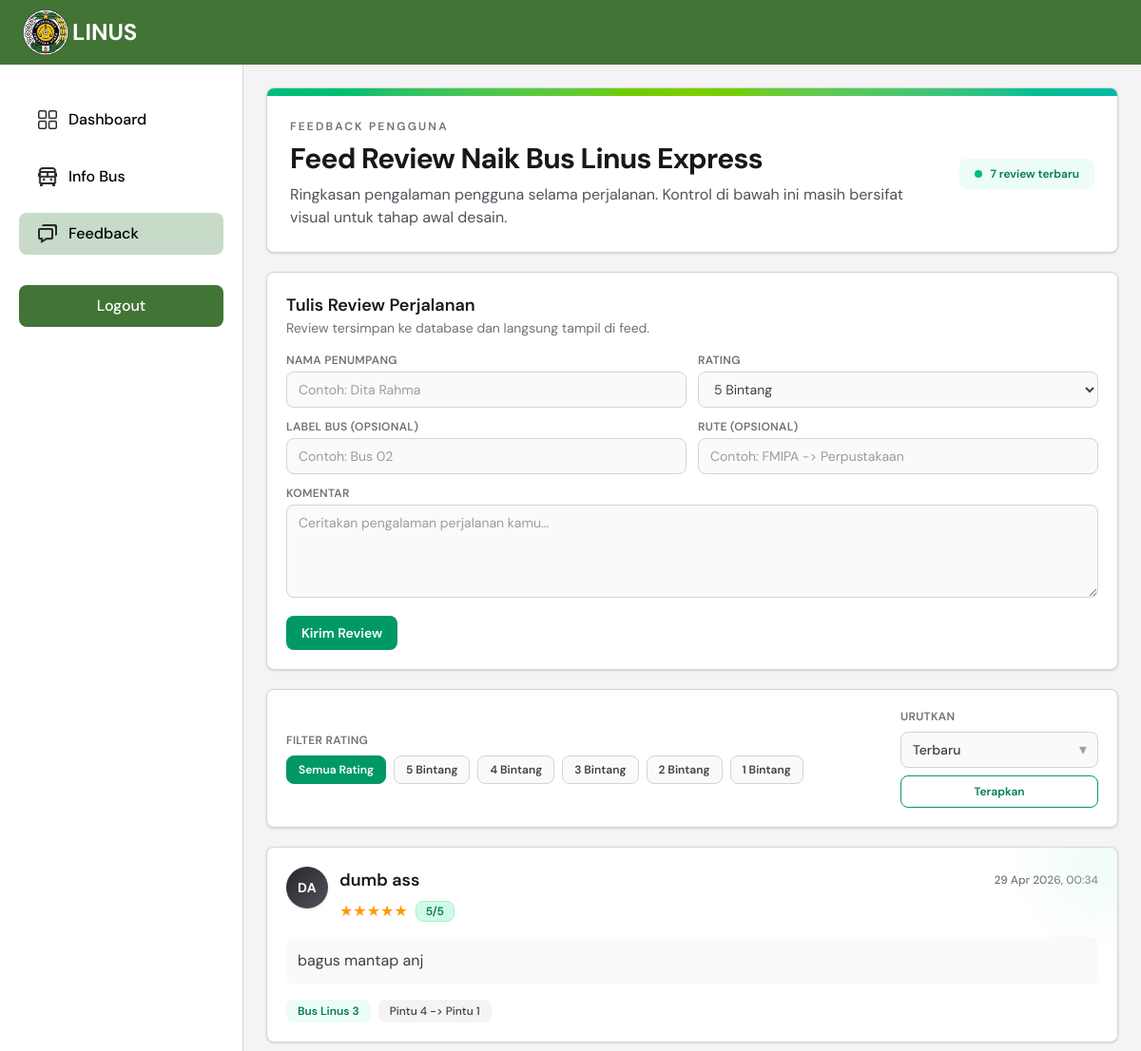
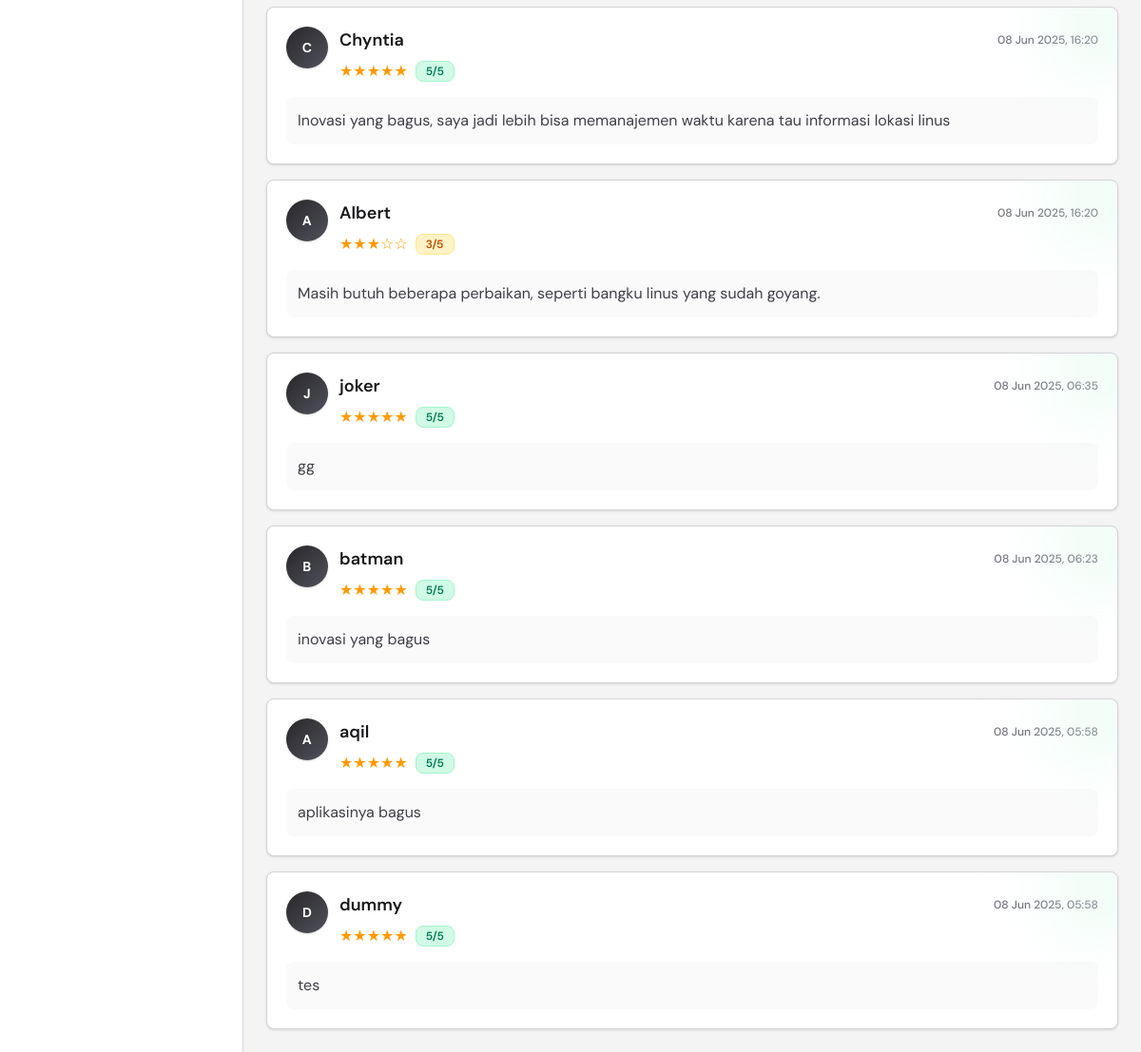
Page /feedback (signed in) on the committed database (2 pictures, top to bottom).
### tables this page shows
CREATE TABLE `feedback` (
  `id_feedback` int NOT NULL,
  `username` varchar(30) DEFAULT NULL,
  `comment` text,
  `rating` int DEFAULT NULL,
  `date` datetime DEFAULT CURRENT_TIMESTAMP,
  `bus_label` varchar(50) NOT NULL,
  `route_label` varchar(100) NOT NULL
);

### logic/feedback.php (called while the page is built, shortened)
<?php
if (!function_exists('feedback_fetch_reviews')) {
    function feedback_fetch_reviews(mysqli $conn, string $ratingFilter, string $sort): array
    {
        $normalizedSort = $sort;
        $orderBy = 'date DESC';
        $ratingValue = null;
        $sql = 'SELECT id_feedback, username, comment, rating, date, bus_label, route_label FROM feedback';
        $sql .= ' ORDER BY ' . $orderBy;
        $stmt = mysqli_prepare($conn, $sql);
        if (!mysqli_stmt_execute($stmt)) {
            error_log('Feedback list execute failed: ' . mysqli_error($conn));
            mysqli_stmt_close($stmt);
            return [];
        }
        $result = mysqli_stmt_get_result($stmt);
        $reviews = [];
        if ($result) {
            while ($row = mysqli_fetch_assoc($result)) {
                $reviews[] = $row;
            }
        }
        return $reviews;
    }
}

### components/feedback.php (the view, shortened to what this page needs)
<?php
require_once __DIR__ . '/../config/db.php';
require_once __DIR__ . '/../logic/feedback.php';
$ratingFilterOptions = [
	'all' => 'Semua Rating',
	'5' => '5 Bintang',
	'4' => '4 Bintang',
	'3' => '3 Bintang',
	'2' => '2 Bintang',
	'1' => '1 Bintang',
];
$sortOptions = [
	'latest' => 'Terbaru',
	'highest' => 'Rating Tertinggi',
	'lowest' => 'Rating Terendah',
];
$selectedFilter = $_GET['rating'] ?? 'all';
$selectedSort = $_GET['sort'] ?? 'latest';
$ratingToneClasses = [
	5 => 'bg-emerald-100 text-emerald-700 border-emerald-200',
	4 => 'bg-lime-100 text-lime-700 border-lime-200',
	3 => 'bg-amber-100 text-amber-700 border-amber-200',
	2 => 'bg-orange-100 text-orange-700 border-orange-200',
	1 => 'bg-rose-100 text-rose-700 border-rose-200',
];
$formInput = [
	'username' => '',
	'rating' => '5',
	'bus_label' => '',
	'route_label' => '',
	'comment' => '',
];
if (!function_exists('feedbackSafeText')) {
	function feedbackSafeText(string $text): string
	{
		return htmlspecialchars($text, ENT_QUOTES, 'UTF-8');
	}
}
if (!function_exists('feedbackInitials')) {
	function feedbackInitials(string $username): string
	{
		$name = trim($username);
		$parts = preg_split('/\s+/', $name);
		$first = strtoupper(substr($parts[0], 0, 1));
		$second = '';
		if (count($parts) > 1) {
			$second = strtoupper(substr($parts[count($parts) - 1], 0, 1));
		}
		return $first . $second;
	}
}
if (!function_exists('feedbackRenderStars')) {
	function feedbackRenderStars(int $rating): string
	{
		$normalized = max(1, min(5, $rating));
		$stars = '';
		for ($i = 1; $i <= 5; $i++) {
			$stars .= $i <= $normalized ? '&#9733;' : '&#9734;';
		}
		return $stars;
	}
}
if (!function_exists('feedbackDisplayDate')) {
	function feedbackDisplayDate(string $date): string
	{
		$timestamp = strtotime($date);
		return date('d M Y, H:i', $timestamp);
	}
}
$reviewFeed = feedback_fetch_reviews($conn, $selectedFilter, $selectedSort);
$emptyCommentFallback = 'Pengguna belum menulis komentar detail untuk perjalanan ini.';
$hasReviews = count($reviewFeed) > 0;
?>
<section class="w-full min-h-full bg-zinc-100 p-4 md:p-6">
	<div class="mx-auto max-w-6xl space-y-5">
		<header class="overflow-hidden rounded-lg border border-zinc-300 bg-white shadow-sm">
			<div class="h-2 w-full bg-linear-to-r from-emerald-500 via-lime-500 to-teal-500"></div>
			<div class="grid grid-cols-1 gap-4 p-5 md:grid-cols-[1fr_auto] md:items-center md:p-6">
				<div class="space-y-2">
					<p class="text-xs font-semibold uppercase tracking-[0.18em] text-zinc-500">Feedback Pengguna</p>
					<h1 class="text-2xl font-bold tracking-tight text-zinc-900 md:text-3xl">Feed Review Naik Bus Linus Express</h1>
					<p class="max-w-3xl text-sm text-zinc-600 md:text-base">
						Ringkasan pengalaman pengguna selama perjalanan. Kontrol di bawah ini masih bersifat visual untuk tahap awal desain.
					</p>
				</div>
				<div class="inline-flex items-center gap-2 rounded-lg bg-emerald-50 px-4 py-2 text-xs font-semibold text-emerald-700">
					<span class="h-2 w-2 rounded-full bg-emerald-500"></span>
					<?= count($reviewFeed) ?> review terbaru
				</div>
			</div>
		</header>
		<section class="rounded-lg border border-zinc-300 bg-white p-4 shadow-sm md:p-5" aria-label="Form review penumpang">
			<div class="mb-4">
				<h2 class="text-base font-semibold text-zinc-900 md:text-lg">Tulis Review Perjalanan</h2>
				<p class="text-xs text-zinc-500 md:text-sm">Review tersimpan ke database dan langsung tampil di feed.</p>
			</div>
			<form method="post" class="grid grid-cols-1 gap-3 md:grid-cols-2" aria-label="Form kirim review">
				<label class="block">
					<span class="mb-1 block text-xs font-semibold uppercase tracking-wide text-zinc-500">Nama Penumpang</span>
					<input
						type="text"
						name="username"
						value="<?= feedbackSafeText($formInput['username']) ?>"
						placeholder="Contoh: Dita Rahma"
						class="w-full rounded-lg border border-zinc-300 bg-zinc-50 px-3 py-2 text-sm text-zinc-700 outline-none transition focus:border-emerald-400 focus:ring-2 focus:ring-emerald-100">
				</label>
				<label class="block">
					<span class="mb-1 block text-xs font-semibold uppercase tracking-wide text-zinc-500">Rating</span>
					<select
						name="rating"
						class="w-full rounded-lg border border-zinc-300 bg-zinc-50 px-3 py-2 text-sm text-zinc-700 outline-none transition focus:border-emerald-400 focus:ring-2 focus:ring-emerald-100">
						<?php for ($optionRating = 5; $optionRating >= 1; $optionRating--): ?>
							<?php $optionValue = (string) $optionRating; ?>
							<option value="<?= $optionValue ?>" <?= $formInput['rating'] === $optionValue ? 'selected' : '' ?>>
								<?= $optionRating ?> Bintang
							</option>
						<?php endfor; ?>
					</select>
				</label>
				<label class="block">
					<span class="mb-1 block text-xs font-semibold uppercase tracking-wide text-zinc-500">Label Bus (Opsional)</span>
					<input
						type="text"
						name="bus_label"
						value="<?= feedbackSafeText($formInput['bus_label']) ?>"
						placeholder="Contoh: Bus 02"
						class="w-full rounded-lg border border-zinc-300 bg-zinc-50 px-3 py-2 text-sm text-zinc-700 outline-none transition focus:border-emerald-400 focus:ring-2 focus:ring-emerald-100">
				</label>
				<label class="block">
					<span class="mb-1 block text-xs font-semibold uppercase tracking-wide text-zinc-500">Rute (Opsional)</span>
					<input
						type="text"
						name="route_label"
						value="<?= feedbackSafeText($formInput['route_label']) ?>"
						placeholder="Contoh: FMIPA -> Perpustakaan"
						class="w-full rounded-lg border border-zinc-300 bg-zinc-50 px-3 py-2 text-sm text-zinc-700 outline-none transition focus:border-emerald-400 focus:ring-2 focus:ring-emerald-100">
				</label>
				<label class="block md:col-span-2">
					<span class="mb-1 block text-xs font-semibold uppercase tracking-wide text-zinc-500">Komentar</span>
					<textarea
						name="comment"
						rows="4"
						placeholder="Ceritakan pengalaman perjalanan kamu..."
						class="w-full resize-y rounded-lg border border-zinc-300 bg-zinc-50 px-3 py-2 text-sm text-zinc-700 outline-none transition focus:border-emerald-400 focus:ring-2 focus:ring-emerald-100"><?= feedbackSafeText($formInput['comment']) ?></textarea>
				</label>
				<div class="md:col-span-2">
					<button
						type="submit"
						name="submit_review"
						value="1"
						class="inline-flex items-center rounded-lg bg-emerald-600 px-4 py-2 text-sm font-semibold text-white transition hover:bg-emerald-700">
						Kirim Review
					</button>
				</div>
			</form>
		</section>
		<section class="rounded-lg border border-zinc-300 bg-white p-4 shadow-sm md:p-5" aria-label="Kontrol review">
			<div class="grid grid-cols-1 gap-4 md:grid-cols-[1fr_auto] md:items-center">
				<div>
					<p class="mb-2 text-xs font-semibold uppercase tracking-wide text-zinc-500">Filter Rating</p>
					<form method="get" class="flex flex-wrap gap-2">
						<?php foreach ($ratingFilterOptions as $optionValue => $optionLabel): ?>
							<?php
							$isActiveFilter = ($selectedFilter === $optionValue);
							$filterClass = $isActiveFilter
								? 'bg-emerald-600 text-white border-emerald-600'
								: 'bg-zinc-50 text-zinc-700 border-zinc-300 hover:bg-zinc-100';
							?>
							<button
								type="submit"
								name="rating"
								value="<?= feedbackSafeText($optionValue) ?>"
								class="rounded-lg border px-3 py-1.5 text-xs font-semibold transition <?= $filterClass ?>"
								aria-pressed="<?= $isActiveFilter ? 'true' : 'false' ?>">
								<?= feedbackSafeText($optionLabel) ?>
							</button>
						<?php endforeach; ?>
					</form>
				</div>
				<div class="md:min-w-52">
					<form method="get">
						<label class="mb-2 block text-xs font-semibold uppercase tracking-wide text-zinc-500">Urutkan</label>
						<div class="relative">
							<select
								name="sort"
								class="w-full appearance-none rounded-lg border border-zinc-300 bg-zinc-50 px-3 py-2 pr-9 text-sm font-medium text-zinc-700 outline-none transition focus:border-emerald-400 focus:ring-2 focus:ring-emerald-100"
								aria-label="Urutkan review">
								<?php foreach ($sortOptions as $sortValue => $sortLabel): ?>
									<option value="<?= feedbackSafeText($sortValue) ?>" <?= $selectedSort === $sortValue ? 'selected' : '' ?>>
										<?= feedbackSafeText($sortLabel) ?>
									</option>
								<?php endforeach; ?>
							</select>
							<span class="pointer-events-none absolute right-3 top-1/2 -translate-y-1/2 text-zinc-400">&#9662;</span>
						</div>
						<button
							type="submit"
							class="mt-2 inline-flex w-full items-center justify-center rounded-lg border border-emerald-600 px-3 py-2 text-xs font-semibold text-emerald-700 transition hover:bg-emerald-50">
							Terapkan
						</button>
					</form>
				</div>
			</div>
		</section>
		<?php if ($hasReviews): ?>
			<section class="mt-4 grid grid-cols-1 gap-4 xl:grid-cols-2" aria-label="Daftar review pengguna">
				<?php foreach ($reviewFeed as $review): ?>
					<?php
					$username = isset($review['username']) ? (string) $review['username'] : 'Pengguna Linus';
					$rawRating = isset($review['rating']) ? (int) $review['rating'] : 3;
					$rating = max(1, min(5, $rawRating));
					$comment = isset($review['comment']) ? trim((string) $review['comment']) : '';
					$dateText = isset($review['date']) ? feedbackDisplayDate((string) $review['date']) : 'Tanggal belum tersedia';
					$busLabel = isset($review['bus_label']) ? trim((string) $review['bus_label']) : '';
					$routeLabel = isset($review['route_label']) ? trim((string) $review['route_label']) : '';
					$toneClass = $ratingToneClasses[$rating] ?? 'bg-zinc-100 text-zinc-700 border-zinc-200';
					?>
					<article class="group relative flex h-full flex-col overflow-hidden rounded-lg border border-zinc-300 bg-white p-5 shadow-sm transition duration-300 hover:-translate-y-0.5 hover:border-zinc-400 hover:shadow-lg">
						<div class="pointer-events-none absolute right-0 top-0 h-20 w-20 translate-x-6 -translate-y-6 rounded-full bg-emerald-100/70 blur-2xl"></div>
						<div class="flex items-start gap-3">
							<div class="flex h-11 w-11 shrink-0 items-center justify-center rounded-full bg-linear-to-br from-zinc-800 to-zinc-600 text-sm font-bold tracking-wide text-white shadow-sm">
								<?= feedbackSafeText(feedbackInitials($username)) ?>
							</div>
							<div class="min-w-0 flex-1 space-y-2">
								<div class="flex flex-wrap items-center justify-between gap-2">
									<h2 class="text-base font-semibold text-zinc-900 md:text-lg"><?= feedbackSafeText($username) ?></h2>
									<span class="text-xs font-medium text-zinc-500"><?= feedbackSafeText($dateText) ?></span>
								</div>
								<div class="flex flex-wrap items-center gap-2">
									<span class="text-base leading-none text-amber-500" aria-label="Rating <?= $rating ?> dari 5">
										<?= feedbackRenderStars($rating) ?>
									</span>
									<span class="rounded-lg border px-2.5 py-0.5 text-xs font-semibold <?= $toneClass ?>">
										<?= $rating ?>/5
									</span>
								</div>
							</div>
						</div>
						<p class="mt-4 flex-1 rounded-lg bg-zinc-50 p-3 text-sm leading-relaxed text-zinc-700 md:text-base">
							<?= feedbackSafeText($comment !== '' ? $comment : $emptyCommentFallback) ?>
						</p>
						<?php if ($busLabel !== '' || $routeLabel !== ''): ?>
							<div class="mt-4 flex flex-wrap gap-2">
								<?php if ($busLabel !== ''): ?>
									<span class="rounded-lg bg-emerald-50 px-3 py-1 text-xs font-semibold text-emerald-700">
										<?= feedbackSafeText($busLabel) ?>
									</span>
								<?php endif; ?>
								<?php if ($routeLabel !== ''): ?>
									<span class="rounded-lg bg-zinc-100 px-3 py-1 text-xs font-medium text-zinc-700">
										<?= feedbackSafeText($routeLabel) ?>
									</span>
								<?php endif; ?>
							</div>
						<?php endif; ?>
					</article>
				<?php endforeach; ?>
			</section>
		<?php endif; ?>
	</div>
</section>

### rows in the picture
feedback: username "DA", username "dumb ass", date "29 Apr 2026, 00:34", rating "★★★★★", rating "5", comment "bagus mantap anj", bus_label "Bus Linus 3", route_label "Pintu 4 -> Pintu 1"
feedback: username "C", username "Chyntia", date "08 Jun 2025, 16:20", rating "★★★★★", rating "5", comment "Inovasi yang bagus, saya jadi lebih bisa memanajemen waktu karena tau informasi lokasi linus"
feedback: username "A", username "Albert", date "08 Jun 2025, 16:20", rating "★★★☆☆", rating "3", comment "Masih butuh beberapa perbaikan, seperti bangku linus yang sudah goyang."
feedback: username "J", username "joker", date "08 Jun 2025, 06:35", rating "★★★★★", rating "5", comment "gg"
feedback: username "B", username "batman", date "08 Jun 2025, 06:23", rating "★★★★★", rating "5", comment "inovasi yang bagus"
feedback: username "A", username "aqil", date "08 Jun 2025, 05:58", rating "★★★★★", rating "5", comment "aplikasinya bagus"
feedback: username "D", username "dummy", date "08 Jun 2025, 05:58", rating "★★★★★", rating "5", comment "tes"

### other values in the picture
$item['name'] "Dashboard"
$item['name'] "Info Bus"
$item['name'] "Feedback"
count($reviewFeed) "7"
feedbackSafeText($optionLabel) "Semua Rating"
feedbackSafeText($optionLabel) "5 Bintang"
feedbackSafeText($optionLabel) "4 Bintang"
feedbackSafeText($optionLabel) "3 Bintang"
feedbackSafeText($optionLabel) "2 Bintang"
feedbackSafeText($optionLabel) "1 Bintang"
form field rating "5 Bintang"
form field sort "Terbaru"
